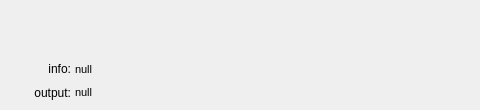
      <widget class="QWidget" name="page_1">
       <widget class="QWidget" name="verticalLayoutWidget_28">
        <property name="geometry">
         <rect>
          <x>10</x>
          <y>60</y>
          <width>61</width>
          <height>41</height>
         </rect>
        </property>
        <layout class="QVBoxLayout" name="verticalLayout_30">
         <item>
          <widget class="QLabel" name="label">
           <property name="text">
            <string>info:</string>
           </property>
           <property name="alignment">
            <set>Qt::AlignRight|Qt::AlignTrailing|Qt::AlignVCenter</set>
           </property>
          </widget>
         </item>
         <item>
          <widget class="QLabel" name="label_encode_status_text2">
           <property name="text">
            <string>output:</string>
           </property>
           <property name="alignment">
            <set>Qt::AlignRight|Qt::AlignTrailing|Qt::AlignVCenter</set>
           </property>
          </widget>
         </item>
        </layout>
       </widget>
       <widget class="QWidget" name="verticalLayoutWidget_27">
        <property name="geometry">
         <rect>
          <x>70</x>
          <y>60</y>
          <width>401</width>
          <height>41</height>
         </rect>
        </property>
        <layout class="QVBoxLayout" name="verticalLayout_29">
         <property name="leftMargin">
          <number>5</number>
         </property>
         <item>
          <widget class="QLabel" name="label_encode_status_info">
           <property name="font">
            <font>
             <family>Arial</family>
             <pointsize>8</pointsize>
            </font>
           </property>
           <property name="text">
            <string>null</string>
           </property>
          </widget>
         </item>
         <item>
          <widget class="QLabel" name="label_encode_status_path_output">
           <property name="font">
            <font>
             <family>Arial</family>
             <pointsize>8</pointsize>
            </font>
           </property>
           <property name="text">
            <string>null</string>
           </property>
          </widget>
         </item>
        </layout>
       </widget>
      </widget>
